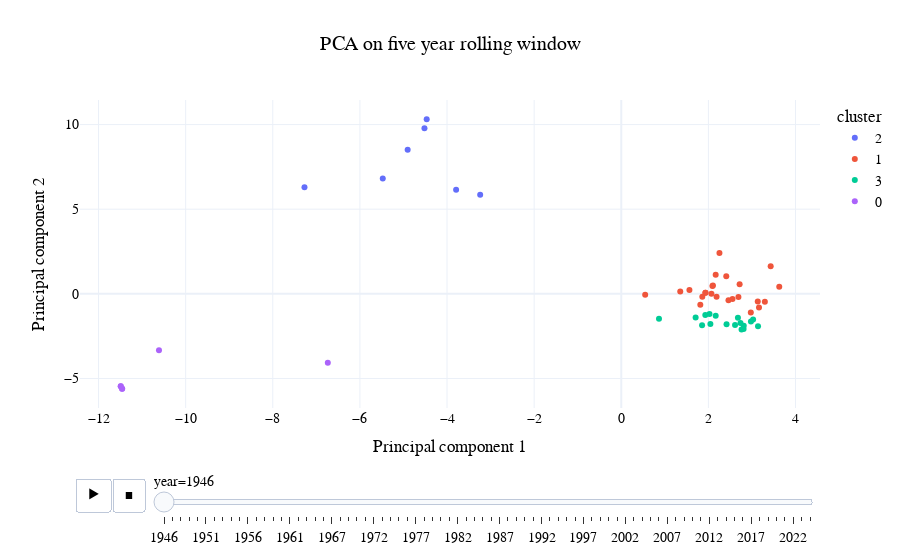

This figure's notebook cell:
### Code cell
# Create an interactive scatter plot with a slider
fig = px.scatter(
    results,
    x='PCA1',
    y='PCA2',
    color='cluster',
    animation_frame='year',
    hover_data={'ms_name': True, 'PCA1': False, 'PCA2': False},
    title='PCA on five year rolling window',
    labels={'PCA1': 'Principal component 1', 'PCA2': 'Principal component 2'},
    template='plotly_white'
)

fig.update_layout(
    font=dict(
        family='Helvetica', 
        size=14,         # Font size
        color='black'     # Font color
    ),
    title_x=0.5  # Center the title
)

# Show the plot
fig.show()

fig.write_html("outputs/interactive_pca_plot with windows.html")

### Figure 1 — Plotly figure (JSON) as saved in the notebook; plotly's stock layout.template omitted (floating-point values rounded to 4 significant figures)
{"data": [{"customdata": [["AFGHANISTAN"], ["COLOMBIA"], ["CZECHOSLOVAKIA"], ["ECUADOR"], ["HAITI"], ["INDIA"], ["VENEZUELA"]], "hovertemplate": "cluster=2<br>year=1946<br>ms_name=%{customdata[0]}<extra></extra>", "legendgroup": "2", "marker": {"color": "#636efa", "symbol": "circle"}, "mode": "markers", "name": "2", "orientation": "v", "showlegend": true, "type": "scatter", "x": [-4.518, -4.904, -7.272, -3.239, -4.467, -5.475, -3.791], "xaxis": "x", "y": [9.776, 8.513, 6.303, 5.853, 10.32, 6.817, 6.152], "yaxis": "y"}, {"customdata": [["ARGENTINA"], ["AUSTRALIA"], ["BOLIVIA"], ["BRAZIL"], ["CHILE"], ["COSTA RICA"], ["CUBA"], ["EGYPT"], ["ETHIOPIA"], ["GUATEMALA"], ["HONDURAS"], ["IRAQ"], ["ICELAND"], ["LEBANON"], ["LUXEMBOURG"], ["MEXICO"], ["NICARAGUA"], ["NETHERLANDS"], ["PANAMA"], ["SAUDI ARABIA"], ["EL SALVADOR"], ["SWEDEN"], ["SYRIAN ARAB REPUBLIC"], ["TURKEY"]], "hovertemplate": "cluster=1<br>year=1946<br>ms_name=%{customdata[0]}<extra></extra>", "legendgroup": "1", "marker": {"color": "#EF553B", "symbol": "circle"}, "mode": "markers", "name": "1", "orientation": "v", "showlegend": true, "type": "scatter", "x": [2.188, 1.815, 1.861, 2.461, 0.5491, 2.411, 2.974, 2.104, 1.354, 1.565, 3.162, 1.933, 2.168, 3.297, 2.554, 2.07, 3.627, 3.134, 2.717, 2.093, 3.43, 2.254, 1.933, 2.69], "xaxis": "x", "y": [-0.1703, -0.6439, -0.176, -0.3807, -0.04934, 1.046, -1.101, 0.4924, 0.1358, 0.2249, -0.8084, 0.07182, 1.125, -0.4699, -0.301, 0.004957, 0.4234, -0.4534, 0.5737, 0.4632, 1.635, 2.408, 0.07182, -0.1839], "yaxis": "y"}, {"customdata": [["BELGIUM"], ["CANADA"], ["CHINA"], ["DENMARK"], ["DOMINICAN REPUBLIC"], ["FRANCE"], ["UNITED KINGDOM"], ["GREECE"], ["IRAN (ISLAMIC REPUBLIC OF)"], ["NORWAY"], ["NEW ZEALAND"], ["PERU"], ["PHILIPPINES"], ["PARAGUAY"], ["URUGUAY"], ["UNITED STATES"], ["SOUTH AFRICA"]], "hovertemplate": "cluster=3<br>year=1946<br>ms_name=%{customdata[0]}<extra></extra>", "legendgroup": "3", "marker": {"color": "#00cc96", "symbol": "circle"}, "mode": "markers", "name": "3", "orientation": "v", "showlegend": true, "type": "scatter", "x": [2.047, 2.812, 1.856, 2.026, 2.168, 0.8661, 3.139, 2.737, 1.707, 1.929, 2.762, 2.977, 2.678, 3.027, 2.417, 2.808, 2.612], "xaxis": "x", "y": [-1.777, -1.889, -1.862, -1.197, -1.291, -1.472, -1.91, -1.721, -1.391, -1.245, -2.112, -1.635, -1.413, -1.509, -1.791, -2.079, -1.835], "yaxis": "y"}, {"customdata": [["BELARUS"], ["LIBERIA"], ["POLAND"], ["USSR"], ["UKRAINE"], ["YUGOSLAVIA"]], "hovertemplate": "cluster=0<br>year=1946<br>ms_name=%{customdata[0]}<extra></extra>", "legendgroup": "0", "marker": {"color": "#ab63fa", "symbol": "circle"}, "mode": "markers", "name": "0", "orientation": "v", "showlegend": true, "type": "scatter", "x": [-11.49, -6.737, -10.61, -11.46, -11.49, -11.46], "xaxis": "x", "y": [-5.457, -4.071, -3.334, -5.613, -5.457, -5.613], "yaxis": "y"}], "layout": {"font": {"color": "black", "family": "Helvetica", "size": 14}, "legend": {"title": {"text": "cluster"}, "tracegroupgap": 0}, "sliders": [{"active": 0, "currentvalue": {"prefix": "year="}, "len": 0.9, "pad": {"b": 10, "t": 60}, "steps": [{"args": [["1946"], {"frame": {"duration": 0, "redraw": false}, "fromcurrent": true, "mode": "immediate", "transition": {"duration": 0, "easing": "linear"}}], "label": "1946", "method": "animate"}, {"args": [["1947"], {"frame": {"duration": 0, "redraw": false}, "fromcurrent": true, "mode": "immediate", "transition": {"duration": 0, "easing": "linear"}}], "label": "1947", "method": "animate"}, {"args": [["1948"], {"frame": {"duration": 0, "redraw": false}, "fromcurrent": true, "mode": "immediate", "transition": {"duration": 0, "easing": "linear"}}], "label": "1948", "method": "animate"}, {"args": [["1949"], {"frame": {"duration": 0, "redraw": false}, "fromcurrent": true, "mode": "immediate", "transition": {"duration": 0, "easing": "linear"}}], "label": "1949", "method": "animate"}, {"args": [["1950"], {"frame": {"duration": 0, "redraw": false}, "fromcurrent": true, "mode": "immediate", "transition": {"duration": 0, "easing": "linear"}}], "label": "1950", "method": "animate"}, {"args": [["1951"], {"frame": {"duration": 0, "redraw": false}, "fromcurrent": true, "mode": "immediate", "transition": {"duration": 0, "easing": "linear"}}], "label": "1951", "method": "animate"}, {"args": [["1952"], {"frame": {"duration": 0, "redraw": false}, "fromcurrent": true, "mode": "immediate", "transition": {"duration": 0, "easing": "linear"}}], "label": "1952", "method": "animate"}, {"args": [["1953"], {"frame": {"duration": 0, "redraw": false}, "fromcurrent": true, "mode": "immediate", "transition": {"duration": 0, "easing": "linear"}}], "label": "1953", "method": "animate"}, {"args": [["1954"], {"frame": {"duration": 0, "redraw": false}, "fromcurrent": true, "mode": "immediate", "transition": {"duration": 0, "easing": "linear"}}], "label": "1954", "method": "animate"}, {"args": [["1955"], {"frame": {"duration": 0, "redraw": false}, "fromcurrent": true, "mode": "immediate", "transition": {"duration": 0, "easing": "linear"}}], "label": "1955", "method": "animate"}, {"args": [["1956"], {"frame": {"duration": 0, "redraw": false}, "fromcurrent": true, "mode": "immediate", "transition": {"duration": 0, "easing": "linear"}}], "label": "1956", "method": "animate"}, {"args": [["1957"], {"frame": {"duration": 0, "redraw": false}, "fromcurrent": true, "mode": "immediate", "transition": {"duration": 0, "easing": "linear"}}], "label": "1957", "method": "animate"}, {"args": [["1958"], {"frame": {"duration": 0, "redraw": false}, "fromcurrent": true, "mode": "immediate", "transition": {"duration": 0, "easing": "linear"}}], "label": "1958", "method": "animate"}, {"args": [["1959"], {"frame": {"duration": 0, "redraw": false}, "fromcurrent": true, "mode": "immediate", "transition": {"duration": 0, "easing": "linear"}}], "label": "1959", "method": "animate"}, {"args": [["1960"], {"frame": {"duration": 0, "redraw": false}, "fromcurrent": true, "mode": "immediate", "transition": {"duration": 0, "easing": "linear"}}], "label": "1960", "method": "animate"}, {"args": [["1961"], {"frame": {"duration": 0, "redraw": false}, "fromcurrent": true, "mode": "immediate", "transition": {"duration": 0, "easing": "linear"}}], "label": "1961", "method": "animate"}, {"args": [["1962"], {"frame": {"duration": 0, "redraw": false}, "fromcurrent": true, "mode": "immediate", "transition": {"duration": 0, "easing": "linear"}}], "label": "1962", "method": "animate"}, {"args": [["1963"], {"frame": {"duration": 0, "redraw": false}, "fromcurrent": true, "mode": "immediate", "transition": {"duration": 0, "easing": "linear"}}], "label": "1963", "method": "animate"}, {"args": [["1965"], {"frame": {"duration": 0, "redraw": false}, "fromcurrent": true, "mode": "immediate", "transition": {"duration": 0, "easing": "linear"}}], "label": "1965", "method": "animate"}, {"args": [["1966"], {"frame": {"duration": 0, "redraw": false}, "fromcurrent": true, "mode": "immediate", "transition": {"duration": 0, "easing": "linear"}}], "label": "1966", "method": "animate"}, {"args": [["1967"], {"frame": {"duration": 0, "redraw": false}, "fromcurrent": true, "mode": "immediate", "transition": {"duration": 0, "easing": "linear"}}], "label": "1967", "method": "animate"}, {"args": [["1968"], {"frame": {"duration": 0, "redraw": false}, "fromcurrent": true, "mode": "immediate", "transition": {"duration": 0, "easing": "linear"}}], "label": "1968", "method": "animate"}, {"args": [["1969"], {"frame": {"duration": 0, "redraw": false}, "fromcurrent": true, "mode": "immediate", "transition": {"duration": 0, "easing": "linear"}}], "label": "1969", "method": "animate"}, {"args": [["1970"], {"frame": {"duration": 0, "redraw": false}, "fromcurrent": true, "mode": "immediate", "transition": {"duration": 0, "easing": "linear"}}], "label": "1970", "method": "animate"}, {"args": [["1971"], {"frame": {"duration": 0, "redraw": false}, "fromcurrent": true, "mode": "immediate", "transition": {"duration": 0, "easing": "linear"}}], "label": "1971", "method": "animate"}, {"args": [["1972"], {"frame": {"duration": 0, "redraw": false}, "fromcurrent": true, "mode": "immediate", "transition": {"duration": 0, "easing": "linear"}}], "label": "1972", "method": "animate"}, {"args": [["1973"], {"frame": {"duration": 0, "redraw": false}, "fromcurrent": true, "mode": "immediate", "transition": {"duration": 0, "easing": "linear"}}], "label": "1973", "method": "animate"}, {"args": [["1974"], {"frame": {"duration": 0, "redraw": false}, "fromcurrent": true, "mode": "immediate", "transition": {"duration": 0, "easing": "linear"}}], "label": "1974", "method": "animate"}, {"args": [["1975"], {"frame": {"duration": 0, "redraw": false}, "fromcurrent": true, "mode": "immediate", "transition": {"duration": 0, "easing": "linear"}}], "label": "1975", "method": "animate"}, {"args": [["1976"], {"frame": {"duration": 0, "redraw": false}, "fromcurrent": true, "mode": "immediate", "transition": {"duration": 0, "easing": "linear"}}], "label": "1976", "method": "animate"}, {"args": [["1977"], {"frame": {"duration": 0, "redraw": false}, "fromcurrent": true, "mode": "immediate", "transition": {"duration": 0, "easing": "linear"}}], "label": "1977", "method": "animate"}, {"args": [["1978"], {"frame": {"duration": 0, "redraw": false}, "fromcurrent": true, "mode": "immediate", "transition": {"duration": 0, "easing": "linear"}}], "label": "1978", "method": "animate"}, {"args": [["1979"], {"frame": {"duration": 0, "redraw": false}, "fromcurrent": true, "mode": "immediate", "transition": {"duration": 0, "easing": "linear"}}], "label": "1979", "method": "animate"}, {"args": [["1980"], {"frame": {"duration": 0, "redraw": false}, "fromcurrent": true, "mode": "immediate", "transition": {"duration": 0, "easing": "linear"}}], "label": "1980", "method": "animate"}, {"args": [["1981"], {"frame": {"duration": 0, "redraw": false}, "fromcurrent": true, "mode": "immediate", "transition": {"duration": 0, "easing": "linear"}}], "label": "1981", "method": "animate"}, {"args": [["1982"], {"frame": {"duration": 0, "redraw": false}, "fromcurrent": true, "mode": "immediate", "transition": {"duration": 0, "easing": "linear"}}], "label": "1982", "method": "animate"}, {"args": [["1983"], {"frame": {"duration": 0, "redraw": false}, "fromcurrent": true, "mode": "immediate", "transition": {"duration": 0, "easing": "linear"}}], "label": "1983", "method": "animate"}, {"args": [["1984"], {"frame": {"duration": 0, "redraw": false}, "fromcurrent": true, "mode": "immediate", "transition": {"duration": 0, "easing": "linear"}}], "label": "1984", "method": "animate"}, {"args": [["1985"], {"frame": {"duration": 0, "redraw": false}, "fromcurrent": true, "mode": "immediate", "transition": {"duration": 0, "easing": "linear"}}], "label": "1985", "method": "animate"}, {"args": [["1986"], {"frame": {"duration": 0, "redraw": false}, "fromcurrent": true, "mode": "immediate", "transition": {"duration": 0, "easing": "linear"}}], "label": "1986", "method": "animate"}, {"args": [["1987"], {"frame": {"duration": 0, "redraw": false}, "fromcurrent": true, "mode": "immediate", "transition": {"duration": 0, "easing": "linear"}}], "label": "1987", "method": "animate"}, {"args": [["1988"], {"frame": {"duration": 0, "redraw": false}, "fromcurrent": true, "mode": "immediate", "transition": {"duration": 0, "easing": "linear"}}], "label": "1988", "method": "animate"}, {"args": [["1989"], {"frame": {"duration": 0, "redraw": false}, "fromcurrent": true, "mode": "immediate", "transition": {"duration": 0, "easing": "linear"}}], "label": "1989", "method": "animate"}, {"args": [["1990"], {"frame": {"duration": 0, "redraw": false}, "fromcurrent": true, "mode": "immediate", "transition": {"duration": 0, "easing": "linear"}}], "label": "1990", "method": "animate"}, {"args": [["1991"], {"frame": {"duration": 0, "redraw": false}, "fromcurrent": true, "mode": "immediate", "transition": {"duration": 0, "easing": "linear"}}], "label": "1991", "method": "animate"}, {"args": [["1992"], {"frame": {"duration": 0, "redraw": false}, "fromcurrent": true, "mode": "immediate", "transition": {"duration": 0, "easing": "linear"}}], "label": "1992", "method": "animate"}, {"args": [["1993"], {"frame": {"duration": 0, "redraw": false}, "fromcurrent": true, "mode": "immediate", "transition": {"duration": 0, "easing": "linear"}}], "label": "1993", "method": "animate"}, {"args": [["1994"], {"frame": {"duration": 0, "redraw": false}, "fromcurrent": true, "mode": "immediate", "transition": {"duration": 0, "easing": "linear"}}], "label": "1994", "method": "animate"}, {"args": [["1995"], {"frame": {"duration": 0, "redraw": false}, "fromcurrent": true, "mode": "immediate", "transition": {"duration": 0, "easing": "linear"}}], "label": "1995", "method": "animate"}, {"args": [["1996"], {"frame": {"duration": 0, "redraw": false}, "fromcurrent": true, "mode": "immediate", "transition": {"duration": 0, "easing": "linear"}}], "label": "1996", "method": "animate"}, {"args": [["1997"], {"frame": {"duration": 0, "redraw": false}, "fromcurrent": true, "mode": "immediate", "transition": {"duration": 0, "easing": "linear"}}], "label": "1997", "method": "animate"}, {"args": [["1998"], {"frame": {"duration": 0, "redraw": false}, "fromcurrent": true, "mode": "immediate", "transition": {"duration": 0, "easing": "linear"}}], "label": "1998", "method": "animate"}, {"args": [["1999"], {"frame": {"duration": 0, "redraw": false}, "fromcurrent": true, "mode": "immediate", "transition": {"duration": 0, "easing": "linear"}}], "label": "1999", "method": "animate"}, {"args": [["2000"], {"frame": {"duration": 0, "redraw": false}, "fromcurrent": true, "mode": "immediate", "transition": {"duration": 0, "easing": "linear"}}], "label": "2000", "method": "animate"}, {"args": [["2001"], {"frame": {"duration": 0, "redraw": false}, "fromcurrent": true, "mode": "immediate", "transition": {"duration": 0, "easing": "linear"}}], "label": "2001", "method": "animate"}, {"args": [["2002"], {"frame": {"duration": 0, "redraw": false}, "fromcurrent": true, "mode": "immediate", "transition": {"duration": 0, "easing": "linear"}}], "label": "2002", "method": "animate"}, {"args": [["2003"], {"frame": {"duration": 0, "redraw": false}, "fromcurrent": true, "mode": "immediate", "transition": {"duration": 0, "easing": "linear"}}], "label": "2003", "method": "animate"}, {"args": [["2004"], {"frame": {"duration": 0, "redraw": false}, "fromcurrent": true, "mode": "immediate", "transition": {"duration": 0, "easing": "linear"}}], "label": "2004", "method": "animate"}, {"args": [["2005"], {"frame": {"duration": 0, "redraw": false}, "fromcurrent": true, "mode": "immediate", "transition": {"duration": 0, "easing": "linear"}}], "label": "2005", "method": "animate"}, {"args": [["2006"], {"frame": {"duration": 0, "redraw": false}, "fromcurrent": true, "mode": "immediate", "transition": {"duration": 0, "easing": "linear"}}], "label": "2006", "method": "animate"}, {"args": [["2007"], {"frame": {"duration": 0, "redraw": false}, "fromcurrent": true, "mode": "immediate", "transition": {"duration": 0, "easing": "linear"}}], "label": "2007", "method": "animate"}, {"args": [["2008"], {"frame": {"duration": 0, "redraw": false}, "fromcurrent": true, "mode": "immediate", "transition": {"duration": 0, "easing": "linear"}}], "label": "2008", "method": "animate"}, {"args": [["2009"], {"frame": {"duration": 0, "redraw": false}, "fromcurrent": true, "mode": "immediate", "transition": {"duration": 0, "easing": "linear"}}], "label": "2009", "method": "animate"}, {"args": [["2010"], {"frame": {"duration": 0, "redraw": false}, "fromcurrent": true, "mode": "immediate", "transition": {"duration": 0, "easing": "linear"}}], "label": "2010", "method": "animate"}, {"args": [["2011"], {"frame": {"duration": 0, "redraw": false}, "fromcurrent": true, "mode": "immediate", "transition": {"duration": 0, "easing": "linear"}}], "label": "2011", "method": "animate"}, {"args": [["2012"], {"frame": {"duration": 0, "redraw": false}, "fromcurrent": true, "mode": "immediate", "transition": {"duration": 0, "easing": "linear"}}], "label": "2012", "method": "animate"}, {"args": [["2013"], {"frame": {"duration": 0, "redraw": false}, "fromcurrent": true, "mode": "immediate", "transition": {"duration": 0, "easing": "linear"}}], "label": "2013", "method": "animate"}, {"args": [["2014"], {"frame": {"duration": 0, "redraw": false}, "fromcurrent": true, "mode": "immediate", "transition": {"duration": 0, "easing": "linear"}}], "label": "2014", "method": "animate"}, {"args": [["2015"], {"frame": {"duration": 0, "redraw": false}, "fromcurrent": true, "mode": "immediate", "transition": {"duration": 0, "easing": "linear"}}], "label": "2015", "method": "animate"}, {"args": [["2016"], {"frame": {"duration": 0, "redraw": false}, "fromcurrent": true, "mode": "immediate", "transition": {"duration": 0, "easing": "linear"}}], "label": "2016", "method": "animate"}, {"args": [["2017"], {"frame": {"duration": 0, "redraw": false}, "fromcurrent": true, "mode": "immediate", "transition": {"duration": 0, "easing": "linear"}}], "label": "2017", "method": "animate"}, {"args": [["2018"], {"frame": {"duration": 0, "redraw": false}, "fromcurrent": true, "mode": "immediate", "transition": {"duration": 0, "easing": "linear"}}], "label": "2018", "method": "animate"}, {"args": [["2019"], {"frame": {"duration": 0, "redraw": false}, "fromcurrent": true, "mode": "immediate", "transition": {"duration": 0, "easing": "linear"}}], "label": "2019", "method": "animate"}, {"args": [["2020"], {"frame": {"duration": 0, "redraw": false}, "fromcurrent": true, "mode": "immediate", "transition": {"duration": 0, "easing": "linear"}}], "label": "2020", "method": "animate"}, {"args": [["2021"], {"frame": {"duration": 0, "redraw": false}, "fromcurrent": true, "mode": "immediate", "transition": {"duration": 0, "easing": "linear"}}], "label": "2021", "method": "animate"}, {"args": [["2022"], {"frame": {"duration": 0, "redraw": false}, "fromcurrent": true, "mode": "immediate", "transition": {"duration": 0, "easing": "linear"}}], "label": "2022", "method": "animate"}, {"args": [["2023"], {"frame": {"duration": 0, "redraw": false}, "fromcurrent": true, "mode": "immediate", "transition": {"duration": 0, "easing": "linear"}}], "label": "2023", "method": "animate"}, {"args": [["2024"], {"frame": {"duration": 0, "redraw": false}, "fromcurrent": true, "mode": "immediate", "transition": {"duration": 0, "easing": "linear"}}], "label": "2024", "method": "animate"}], "x": 0.1, "xanchor": "left", "y": 0, "yanchor": "top"}], "title": {"text": "PCA on five year rolling window", "x": 0.5}, "updatemenus": [{"buttons": [{"args": [null, {"frame": {"duration": 500, "redraw": false}, "fromcurrent": true, "mode": "immediate", "transition": {"duration": 500, "easing": "linear"}}], "label": "&#9654;", "method": "animate"}, {"args": [[null], {"frame": {"duration": 0, "redraw": false}, "fromcurrent": true, "mode": "immediate", "transition": {"duration": 0, "easing": "linear"}}], "label": "&#9724;", "method": "animate"}], "direction": "left", "pad": {"r": 10, "t": 70}, "showactive": false, "type": "buttons", "x": 0.1, "xanchor": "right", "y": 0, "yanchor": "top"}], "xaxis": {"anchor": "y", "domain": [0, 1], "title": {"text": "Principal component 1"}}, "yaxis": {"anchor": "x", "domain": [0, 1], "title": {"text": "Principal component 2"}}}}
